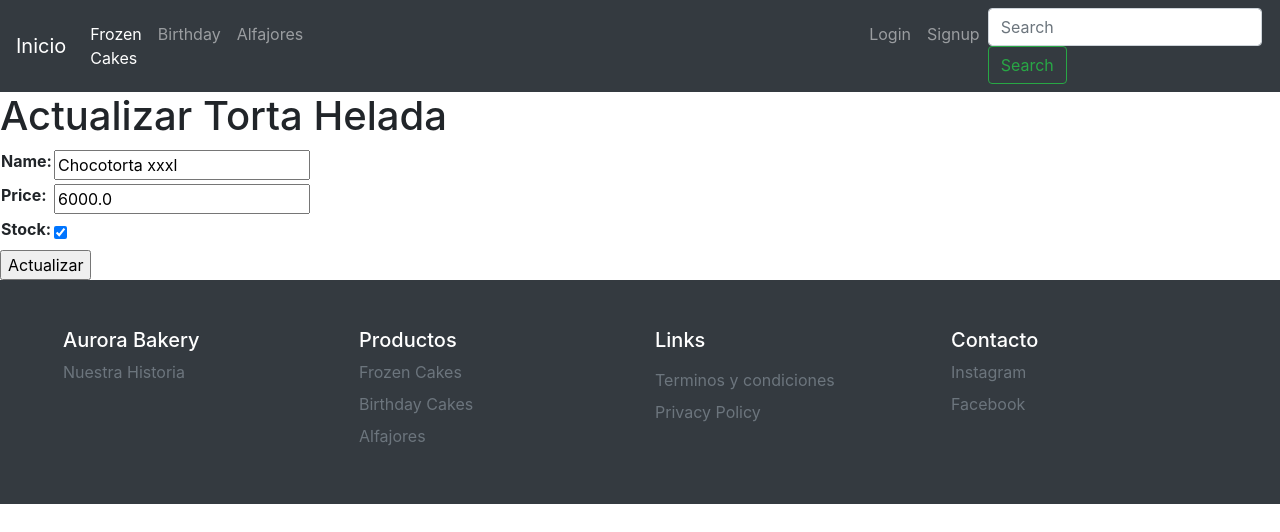
Before: /cakes/update-cakes/2/ with the older database file.
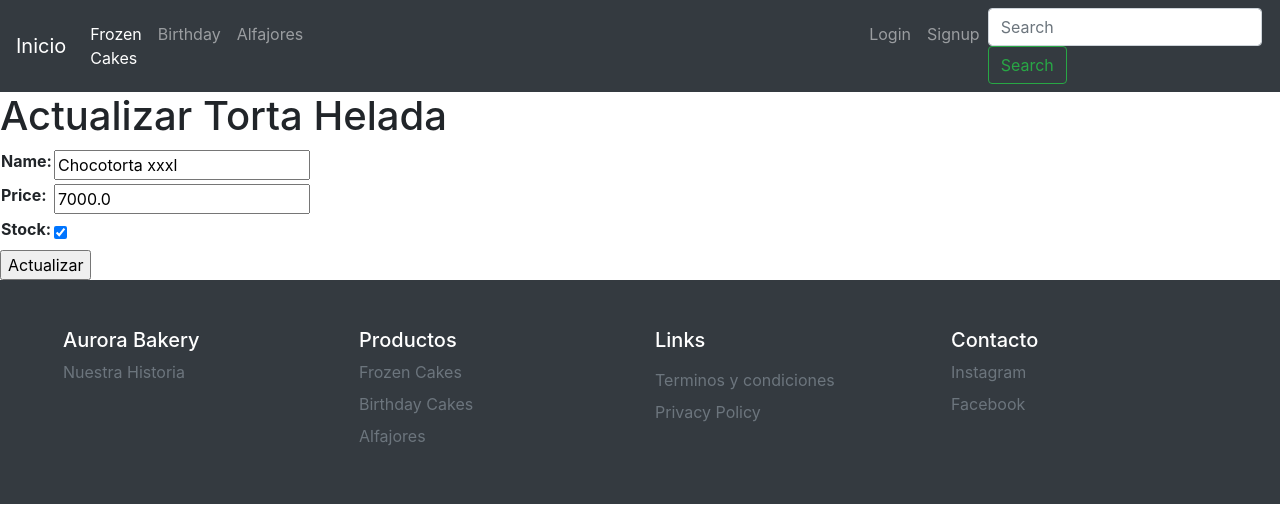
After: the same page with the newer database file.
### cakes/models.py (models this page shows, shortened)
class Frozen_cakes(models.Model):
    name = models.CharField(max_length= 100)
    price = models.FloatField(blank=False)
    stock = models.BooleanField(default=True)
    imagen = models.ImageField(upload_to="productos", null=True, blank=True)
    class Meta:
        verbose_name = 'Frozen Cake'
        verbose_name_plural = 'Frozen Cakes'

### cakes/views.py (the view, shortened to what this page needs)
# urls.py: path('update-cakes/<int:pk>/',cakes_update),
def cakes_update(request,pk):
    frozen_cakes = Frozen_cakes.objects.get(id=pk)
    if request.method == 'GET':
        context = {
            'form': Frozen_cakesForm(
                initial={
                    'name':frozen_cakes.name,
                    'price':frozen_cakes.price,
                    'stock':frozen_cakes.stock,
                }
            )
        }
        return render(request, 'update_cakes.html', context=context)

### cakes/forms.py
class Frozen_cakesForm(forms.Form):
    name = forms.CharField(max_length=100)
    price = forms.FloatField()
    stock = forms.BooleanField(required=False)

### templates/update_cakes.html (shortened to what this page needs)
{% extends 'base.html'%}
{% block content%}
    <h1> Actualizar Torta Helada</h1>
    {% if form %}
    <form action="" method='POST'>
        <table>
            {{form}}
        </table>
        <input type="submit" value= "Actualizar">
    {%else%}
    <p> Torta Helada actualizada</p>
    {% endif%}
    {% endblock%}

Changed rows visible on the page:
changed Frozen_cakes "Chocotorta xxxl": price "6000.0" → "7000.0"
